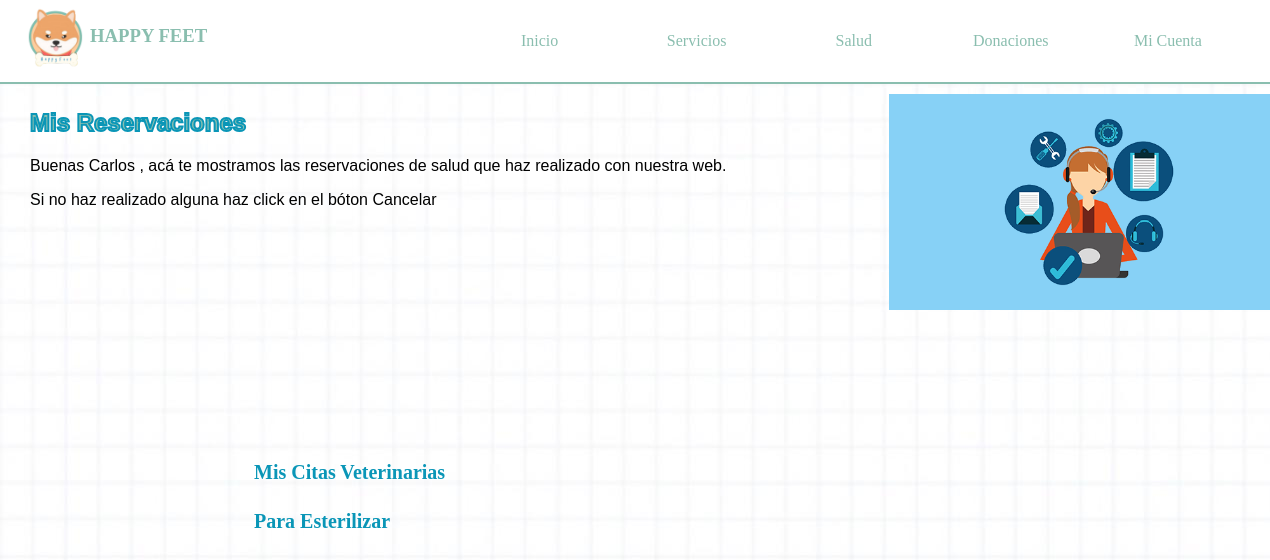
/misreservaciones.php (signed in), run on an earlier commit of the app's database.
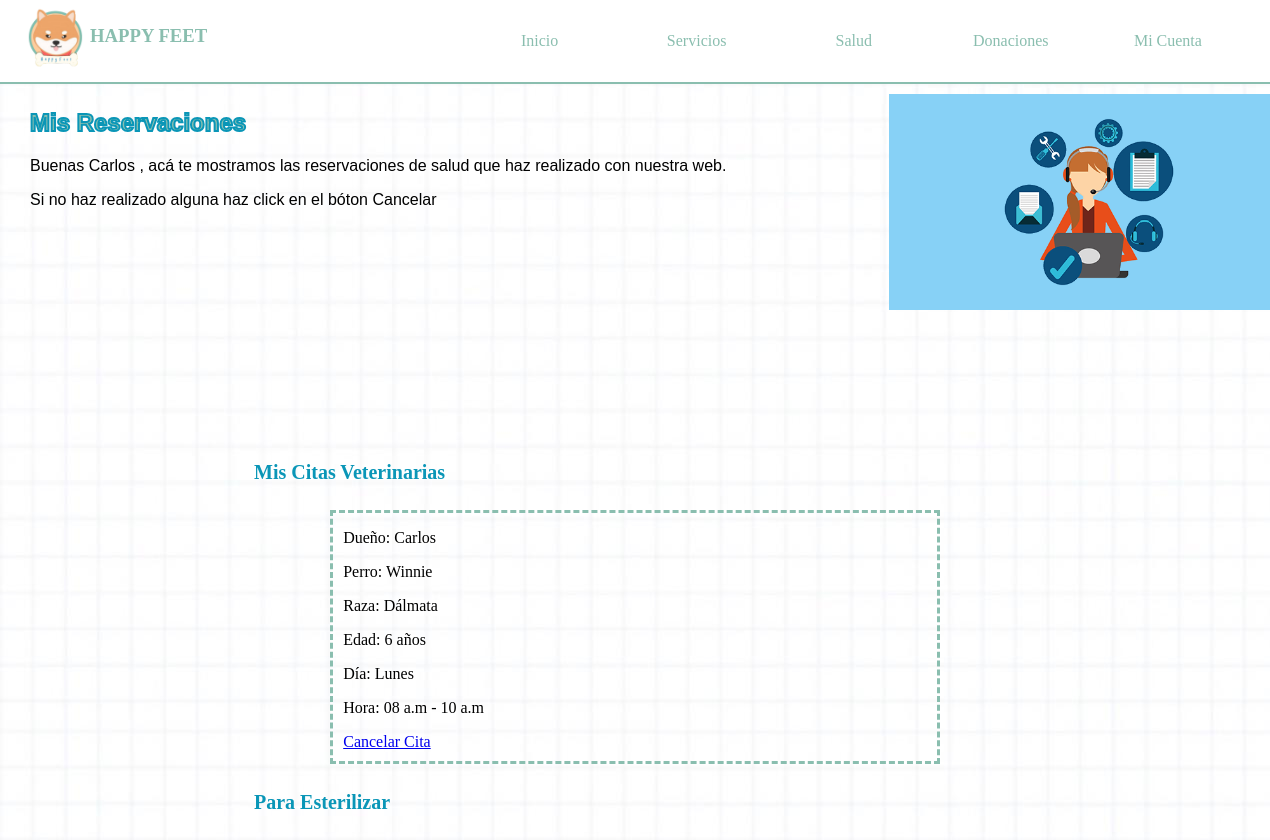
And on a later commit of the database.
### tables this page shows
CREATE TABLE `perroconsulta` (
  `id` int(11) NOT NULL,
  `nombredueño` varchar(50) NOT NULL,
  `nombreperro` varchar(50) NOT NULL,
  `raza` varchar(50) NOT NULL,
  `edad` int(2) NOT NULL,
  `dia` varchar(20) NOT NULL,
  `hora` varchar(20) NOT NULL,
  `tipo` varchar(20) NOT NULL,
  `fecharegistro` date NOT NULL
);

### misreservaciones.php (the view, shortened to what this page needs)
<?php
    include("conexion.php");
    $nombre=$_SESSION["nombre"];
    $sql1=$pdo->query("SELECT * FROM perroconsulta where tipo='Veterinario' and nombredueño='$nombre'");
    $smt1=$sql1->fetchAll();
?>
<!DOCTYPE html>
<html lang="en">
<head>
    <link rel="stylesheet" href="hojita.css">
</head>
<body>
    <?php
        include("header.php")
    ?>
    <div class="presentacion">
        <div class="primero">
            <h2 id="titulo">Mis Reservaciones</h2>
            <p>Buenas <?php echo $_SESSION["nombre"] ?>, acá te mostramos las reservaciones de salud que haz realizado con nuestra web.</p>
            <p>Si no haz realizado alguna haz click en el bóton Cancelar</p>
        </div>
        <div class="segundo">
            <img src="imagenes/reservaciones.png" alt="" width="400px" id="unico">
        </div>
    </div>
    <div class="cita">
        <h4>Mis Citas Veterinarias</h4>
        <?php
        foreach ($smt1 as $fila) { ?>
            <div class="factura">
                <p>Dueño: <?php echo $fila['nombredueño']?> </p>
                <p>Perro: <?php echo $fila['nombreperro']?> </p>
                <p>Raza: <?php echo $fila['raza']?> </p>
                <p>Edad: <?php echo $fila['edad']?> años </p>
                <p>Día: <?php echo $fila['dia']?> </p>
                <p>Hora: <?php echo $fila['hora']?> </p>
                <a href="cancelarcita.php?id=<?php echo $fila['id']?>">Cancelar Cita</a>
            </div>
        <?php } ?>
    </div>
    <div class="cita">
        <h4>Para Esterilizar</h4>
    </div>
</body>
</html>

### header.php (shortened to what this page needs)
<header>
        <div id="padre">
            <div id="logo">
                <img src="imagenes/logohf.png" width=70px height=70px>
                <h3>HAPPY FEET</h3>
            </div>
            <div id="navegador">
                <nav>
                    <ul>
                        <li> <a href="index.php">Inicio</a></li>
                        <li> <a href="#">Servicios</a>
                        </li>
                        <li> <a href="veterinario.php">Salud</a>
                        <li> <a href="donaciones.php">Donaciones</a></li>
                        <li> <a href="#">Mi Cuenta</a>
                        </li>
                    </ul>
                </nav>
            </div>
        </div>
</header>

### hojita.css (style rules this page uses)
body { margin:0; padding:0; background:url(imagenes/fondo.jpeg); }
#padre { display:flex; width: 100%; justify-content: space-between; border-bottom: 2px solid rgb(138,190,175); background-color:white; }
#logo img { margin-left: 20px; }
#logo { width:35%; display: flex; }
#padre h3 { margin-top:25px; color:rgb(138,190,175); }
#navegador { width:65%; }
#navegador a { color:rgb(138,190,175); display:block; height:50px; display:flex; align-items: center; justify-content: center; text-decoration: none; }
#navegador ul { list-style: none; display:flex; }
#navegador li { width: 100%; margin-left: -47px; text-align: center; position: relative; }
.presentacion { height:350px; margin:auto; width:100%; display:flex; text-align: justify; font-family: Arial, Helvetica, sans-serif; }
.primero { width:70%; justify-content: center; padding: 5px 30px; }
.segundo { width: 30%; box-sizing: border-box; }
.segundo #unico { margin:10px 20px 0 0; }
.primero #titulo { -webkit-text-stroke: 2px rgb(10,150,183); -webkit-text-fill-color: rgb(138,190,175); }
.cita { margin:auto; width: 60%; }
.cita h4 { color: rgb(10,150,183); font-size:20px; }
.cita .factura { width: 80%; margin:0 auto; box-sizing: border-box; border:3px dashed rgb(138,190,175); padding-left: 10px; padding-bottom: 10px; }

What changed in the data, as far as the page shows it:
added perroconsulta: nombredueño "Carlos", nombreperro "Winnie", raza "Dálmata", edad "6", dia "Lunes", hora "08 a.m - 10 a.m"
